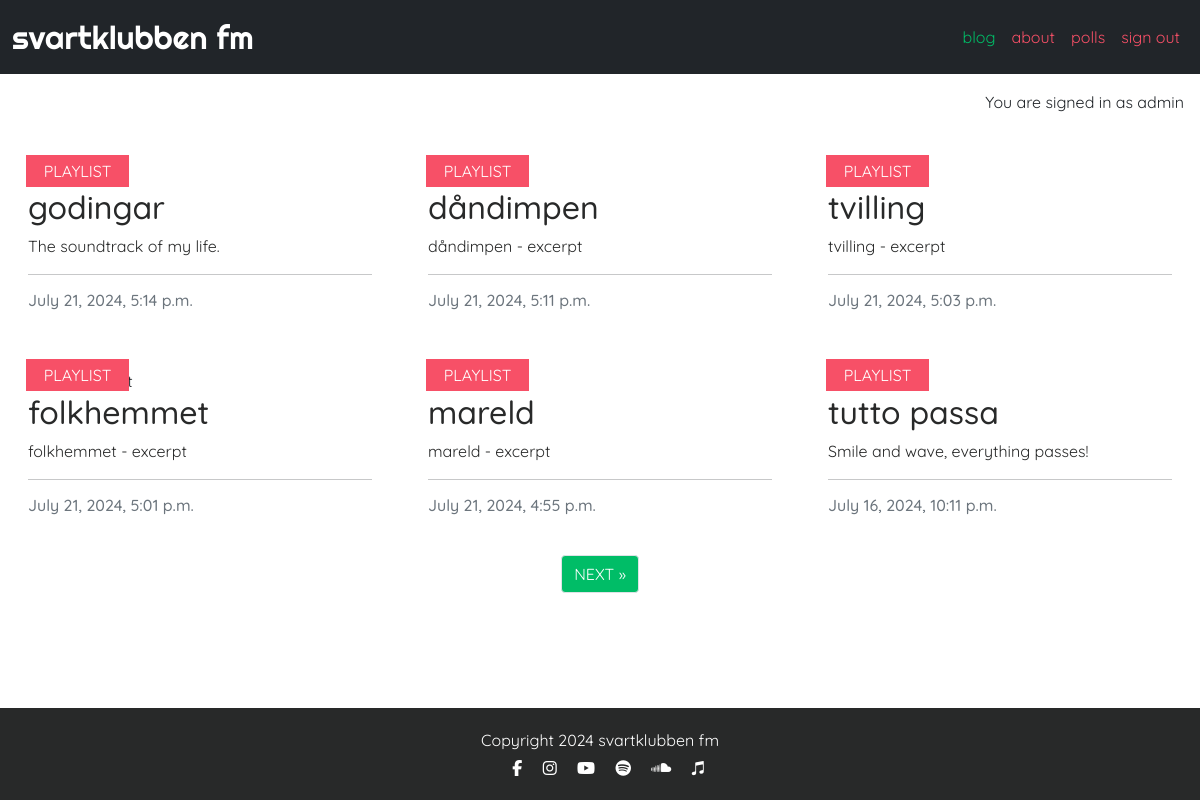
/ (signed in), run on the app's committed database.
### blog/models.py (models this page shows, shortened)
class Post(models.Model):
    title = models.CharField(max_length=200, unique=True)
    slug = models.SlugField(max_length=200, unique=True)
    label = models.CharField(max_length=200, default='content_type')
    author = models.ForeignKey(
        User, on_delete=models.CASCADE, related_name="blog_posts"
    )
    featured_image = CloudinaryField('image', default='placeholder')
    content = models.TextField()
    created_on = models.DateTimeField(auto_now_add=True)
    status = models.IntegerField(choices=STATUS, default=0)
    excerpt = models.TextField(blank=True)
    updated_on = models.DateTimeField(auto_now=True)
    class Meta:
        ordering = ["-created_on"]

### blog/views.py (the view)
# urls.py: path('', views.PostList.as_view(), name='home'),
class PostList(generic.ListView):
    queryset = Post.objects.filter(status=1)
    template_name = "blog/index.html"
    paginate_by = 6

### blog/templates/blog/index.html (shortened to what this page needs)
{% extends "base.html" %}
{% load static %}
{% block content %}
<div class="container-fluid">
    <div class="row">
        <div class="col-12 mt-3 left">
            <div class="row">
                {% for post in post_list %}
                <div class="col-md-4">
                    <div class="card mb-4">
                        <div class="card-body">
                            <div class="image-container">
                                <div class="image-flash">
                                    <p class="label d-flex justify-content-center">{{ post.label }}</p>
                                </div>
                            </div>
                            <a href="{% url 'post_detail' post.slug %}" class="post-link">
                                <h2 class="card-title">{{ post.title }}</h2>
                                <p class="card-text">{{ post.excerpt }}</p>
                            </a>
                            <hr />
                            <p class="card-text text-muted h6">{{ post.created_on}}
                            </p>
                        </div>
                    </div>
                </div>
                {% if forloop.counter|divisibleby:3 %}
            </div>
            <div class="row">
                {% endif %}
                {% endfor %}
            </div>
        </div>
    </div>
    {% if is_paginated %}
    <nav aria-label="Page navigation">
        <ul class="pagination justify-content-center">
            {% if page_obj.has_next %}
            <li><a href="?page={{ page_obj.next_page_number }}" class="btn btn-style page-link"> NEXT &raquo;</a></li>
            {% endif %}
        </ul>
    </nav>
    {% endif %}
</div>
{% endblock %}
{% block copyright %}
    Copyright 2024 svartklubben fm
{% endblock %}

### templates/base.html (shortened to what this page needs)
{% load static %}
{% url 'home' as home_url %}
{% url 'about' as about_url %}
{% url 'polls:index' as polls_url %}
{% url 'account_login' as login_url %}
{% url 'account_signup' as signup_url %}
{% url 'account_logout' as logout_url %}
<!DOCTYPE html>
<html class="h-100" lang="en">
<head>
    <link href="https://cdn.jsdelivr.net/npm/bootstrap@5.0.1/dist/css/bootstrap.min.css" rel="stylesheet"
>
    <link rel="stylesheet" href="{% static 'css/style.css' %}">
</head>
<body class="d-flex flex-column h-100 main-bg">
    <nav class="navbar navbar-expand-lg navbar-dark bg-dark">
        <div class="container-fluid nav-margin">
            <a class="navbar-brand brand" href="{% url 'home' %}">svartklubben fm</a>
            <div class="collapse navbar-collapse" id="navbarText">
                <ul class="navbar-nav ms-auto mb-2 mb-lg-0">
                    <li class="nav-item">
                        <a class="nav-link nav-link-hover {% if request.path == home_url %}active{% endif %}" aria-current="page"
                            href="{% url 'home' %}">blog</a>
                    </li>
                    <li class="nav-item">
                        <a class="nav-link nav-link-hover {% if request.path == about_url %}active{% endif %}" aria-current="page"
                            href="{% url 'about' %}">about</a>
                    </li>
                    {% if user.is_authenticated %}
                    <li class="nav-item">
                        <a class="nav-link nav-link-hover {% if request.path == polls_url %}active{% endif %}" aria-current="page"
                            href="{% url 'polls:index' %}">polls</a>
                    </li>
                    <li class="nav-item">
                        <a class="nav-link nav-link-hover {% if request.path == logout_url %}active{% endif %}" aria-current="page"
                            href="{% url 'account_logout' %}">sign out</a>
                    </li>
                    {% endif %}
                </ul>
            </div>
        </div>
    </nav>
    <main class="flex-shrink-0 main-bg">
        {% if user.is_authenticated %}
        <p class="text-end m-3">You are signed in as {{ user }}</p>
        {% else %}
        <p class="text-end m-3">You are not signed in</p>
        {% endif %}
        {% block content %}{% endblock content %}
    </main>
    <footer class="footer mt-auto py-3 dark-bg">
        <p class="m-1 text-center text-white">
            {% block copyright %}{% endblock %}
        </p>
        <p class="m-1 text-center text-white">
            <a href="https://www.facebook.com/" target="_blank"><i class="fa-brands fa-facebook-f ms-3 text-white"></i></a>
            <a href="https://www.instagram.com/" target="_blank"><i class="fa-brands fa-instagram ms-3 text-white"></i></a>
            <a href="https://www.youtube.com/" target="_blank"><i class="fa-brands fa-youtube ms-3 text-white"></i></a>
            <a href="https://open.spotify.com/" target="_blank"><i class="fa-brands fa-spotify ms-3 text-white"></i></a>
            <a href="https://soundcloud.com/" target="_blank"><i class="fa-brands fa-soundcloud ms-3 text-white"></i></a>
            <a href="https://music.apple.com/us/browse" target="_blank"><i class="fa-brands fa-itunes-note ms-3 text-white"></i></a>
        </p>
    </footer>
</body>
</html>

### static/css/style.css (style rules this page uses)
body { background-color: #F9FAFC; font-family: Quicksand, sans-serif; }
.brand { font-family: Righteous, sans-serif; font-size: 2rem; color: #4A4A4F; }
.dark-bg { background-color: #282929; }
.main-bg { background-color: #ffffff; }
.nav-link { color: #f75067 !important; }
.nav-link.active { color: #00bd67 !important; }
.card { border: none; background-color: transparent; }
.image-container { position: relative; }
.image-flash { position: absolute; bottom: 5%; min-width: 30%; left: -2px; background-color: #f75067; }
.label { color: white; margin: 4px; text-transform: uppercase; }
.post-link { text-decoration: none; color: #282929; }
.btn-style, .btn-edit { background-color: #00bd67; color: #fff; }

### data on the page
Post: label "PLAYLIST", title "godingar", excerpt "The soundtrack of my life.", created_on "July 21, 2024, 5:14 p.m."
Post: label "PLAYLIST", title "dåndimpen", excerpt "dåndimpen - excerpt", created_on "July 21, 2024, 5:11 p.m."
Post: label "PLAYLIST", title "tvilling", excerpt "tvilling - excerpt", created_on "July 21, 2024, 5:03 p.m."
Post: label "PLAYLIST", title "folkhemmet", excerpt "folkhemmet - excerpt", created_on "July 21, 2024, 5:01 p.m."
Post: label "PLAYLIST", title "mareld", excerpt "mareld - excerpt", created_on "July 21, 2024, 4:55 p.m."
Post: label "PLAYLIST", title "tutto passa", excerpt "Smile and wave, everything passes!", created_on "July 16, 2024, 10:11 p.m."

### other printed values
{{ user }} "admin"
